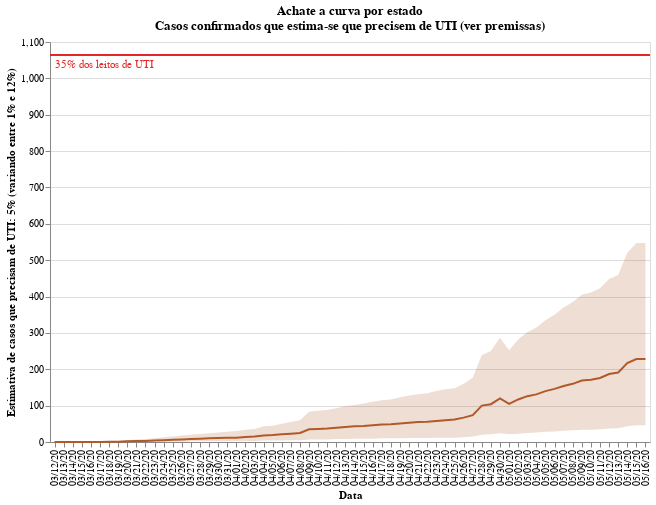

Notebook cell for this chart:
### Code cell
#hide_input
input_dropdown = alt.binding_select(options=df[STATE_COLUMN].unique())
selection = alt.selection_single(
    fields=[STATE_COLUMN], 
    init={STATE_COLUMN:'SC'}, 
    bind=input_dropdown, 
    name=' ')
color = alt.condition(selection,
                    alt.Color(STATE_COLUMN+':N', 
                              scale=alt.Scale(scheme='Paired', reverse=True), legend=None),
                              alt.value('#ffbf79')
                     )

chart = alt.Chart(df).mark_line().encode(
    x=alt.X(DATE_COLUMN+':O', axis=alt.Axis(title=DATE_COLUMN)),
    y=alt.Y(CASES_NEED_ICU_COLUMN+':Q', axis=alt.Axis(
        title=["Estimativa de casos que precisam de UTI: {:.0f}".format(CASES_NEED_ICU*100)+"% (variando entre {:.0f}".format(LOWER_BOUND_ICU_NEED*100)+"% e {:.0f}".format(UPPER_BOUND_ICU_NEED*100)+"%)"])),
    color=color,
    tooltip=[
        DATE_COLUMN, 
        STATE_COLUMN, 
        CASES_NEED_ICU_COLUMN
    ],
    order=alt.Order(
    STATE_COLUMN,
    sort='ascending'
    )
).properties(
    title=[
        "Achate a curva por estado",
        "Casos confirmados que estima-se que precisem de UTI (ver premissas)"
    ]
).add_selection(
    selection
).transform_filter(
    selection
)

shades = alt.Chart(df).mark_area().encode(
    x=DATE_COLUMN+':O',
    y=LOWER_BOUND_ICU_NEED_STR+":Q",
    y2=UPPER_BOUND_ICU_NEED_STR+':Q',
    color=color,
    opacity = alt.condition(selection, alt.value(0.2), alt.value(0.5))
).transform_filter(
    selection
)

x1line = alt.Chart(src_icus).mark_rule(color='#e42726', strokeWidth=2).encode(
    y=ICUS_COLUMN+':Q'
).transform_filter(
    selection
)

text1 = alt.Chart(src_icus).mark_text(align='left', x=5, dy=10, color='#e42726', strokeWidth=1).encode(
    y=ICUS_COLUMN+':Q',
    text=alt.value("{:.0f}".format(AVAILABLE_PERCENTAGE_ICU*100)+"% dos leitos de UTI")   
).transform_filter(
    selection
)

plot = chart.properties(width=CHART_WIDTH, height=CHART_HEIGHT) + x1line + text1 + shades
plot

### Figure 1 — Vega-Lite specification as saved in the notebook (floating-point values rounded to 4 significant figures; data arrays with more than 128 entries replaced by an {"elided": "..."} marker saying what was removed)
{"config": {"view": {"continuousWidth": 400, "continuousHeight": 300}}, "layer": [{"data": {"name": "data-c32d37b747ddd50a45ca944c572e3155"}, "mark": "line", "encoding": {"color": {"condition": {"type": "nominal", "field": "Estado", "legend": null, "scale": {"reverse": true, "scheme": "Paired"}, "selection": " "}, "value": "#ffbf79"}, "order": {"type": "nominal", "field": "Estado", "sort": "ascending"}, "tooltip": [{"type": "nominal", "field": "Data"}, {"type": "nominal", "field": "Estado"}, {"type": "quantitative", "field": "5% dos casos confirmados"}], "x": {"type": "ordinal", "axis": {"title": "Data"}, "field": "Data"}, "y": {"type": "quantitative", "axis": {"title": ["Estimativa de casos que precisam de UTI: 5% (variando entre 1% e 12%)"]}, "field": "5% dos casos confirmados"}}, "height": 400, "selection": {" ": {"type": "single", "fields": ["Estado"], "init": {"Estado": "SC"}, "bind": {"input": "select", "options": ["SP", "ES", "RJ", "BA", "DF", "AL", "MG", "RS", "PE", "GO", "PB", "RN", "SC", "PR", "AM", "SE", "MS", "CE", "AC", "TO", "PA", "PI", "MA", "AP", "MT", "RO", "RR"]}}}, "title": ["Achate a curva por estado", "Casos confirmados que estima-se que precisem de UTI (ver premissas)"], "transform": [{"filter": {"selection": " "}}], "width": 600}, {"data": {"name": "data-7775f4e8d8ffd1f4b597b97dbc3694fc"}, "mark": {"type": "rule", "color": "#e42726", "strokeWidth": 2}, "encoding": {"y": {"type": "quantitative", "field": "ICUs"}}, "transform": [{"filter": {"selection": " "}}]}, {"data": {"name": "data-7775f4e8d8ffd1f4b597b97dbc3694fc"}, "mark": {"type": "text", "align": "left", "color": "#e42726", "dy": 10, "strokeWidth": 1, "x": 5}, "encoding": {"text": {"value": "35% dos leitos de UTI"}, "y": {"type": "quantitative", "field": "ICUs"}}, "transform": [{"filter": {"selection": " "}}]}, {"data": {"name": "data-c32d37b747ddd50a45ca944c572e3155"}, "mark": "area", "encoding": {"color": {"condition": {"type": "nominal", "field": "Estado", "legend": null, "scale": {"reverse": true, "scheme": "Paired"}, "selection": " "}, "value": "#ffbf79"}, "opacity": {"condition": {"value": 0.2, "selection": " "}, "value": 0.5}, "x": {"type": "ordinal", "field": "Data"}, "y": {"type": "quantitative", "field": "Limite inferior de necessidade de UTI"}, "y2": {"field": "Limite superior de necessidade de UTI"}}, "transform": [{"filter": {"selection": " "}}]}], "$schema": "https://vega.github.io/schema/vega-lite/v4.8.1.json", "datasets": {"data-c32d37b747ddd50a45ca944c572e3155": {"elided": "1703 records"}, "data-7775f4e8d8ffd1f4b597b97dbc3694fc": [{"Estado": "AC", "Vacinas distribuidas - influenza": 329100.0, "Vacinas aplicadas - influenza ": 114600.0, "Mascara cirúrgica": 111600, "Mascara N95": 8300, "Alcool em gel - L": 2333.0, "Avental": 8283, "Teste rápido": 17480, "Luvas": 109700, "Óculos e protetor facial": 790, "Touca e sapatilha": 62400, "Cloroquina - comprimidos": 18000.0, "Oseltamivir - cápsulas": 40510.0, "Teste PCR": 69720.0, "Leitos locados": 10.0, "ICUs": 58.0, "Respiradores distribuidos": 0.0, "UTI adulto SUS": 43.0, "Uti adulto não SUS": 15.0, "Leitos UTI habilitados": 10.0, "Mais Médicos": 153.0}, {"Estado": "AL", "Vacinas distribuidas - influenza": 1332000.0, "Vacinas aplicadas - influenza ": 580300.0, "Mascara cirúrgica": 382000, "Mascara N95": 32550, "Alcool em gel - L": 7208.0, "Avental": 26390, "Teste rápido": 71180, "Luvas": 364348, "Óculos e protetor facial": 2540, "Touca e sapatilha": 215800, "Cloroquina - comprimidos": 31500.0, "Oseltamivir - cápsulas": 64000.0, "Teste PCR": 84000.0, "Leitos locados": 10.0, "ICUs": 426.0, "Respiradores distribuidos": 0.0, "UTI adulto SUS": 315.0, "Uti adulto não SUS": 111.0, "Leitos UTI habilitados": 139.0, "Mais Médicos": 201.0}, {"Estado": "AM", "Vacinas distribuidas - influenza": 1399000.0, "Vacinas aplicadas - influenza ": 387300.0, "Mascara cirúrgica": 547200, "Mascara N95": 83600, "Alcool em gel - L": 19520.0, "Avental": 96333, "Teste rápido": 176930, "Luvas": 456748, "Óculos e protetor facial": 7840, "Touca e sapatilha": 353400, "Cloroquina - comprimidos": 171000.0, "Oseltamivir - cápsulas": 267100.0, "Teste PCR": 85530.0, "Leitos locados": 10.0, "ICUs": 450.0, "Respiradores distribuidos": 90.0, "UTI adulto SUS": 356.0, "Uti adulto não SUS": 94.0, "Leitos UTI habilitados": 186.0, "Mais Médicos": 423.0}, {"Estado": "AP", "Vacinas distribuidas - influenza": 253700.0, "Vacinas aplicadas - influenza ": 98900.0, "Mascara cirúrgica": 116900, "Mascara N95": 7800, "Alcool em gel - L": 2063.0, "Avental": 7514, "Teste rápido": 15300, "Luvas": 268800, "Óculos e protetor facial": 1120, "Touca e sapatilha": 61100, "Cloroquina - comprimidos": 37000.0, "Oseltamivir - cápsulas": 8270.0, "Teste PCR": 83780.0, "Leitos locados": 10.0, "ICUs": 78.0, "Respiradores distribuidos": 45.0, "UTI adulto SUS": 44.0, "Uti adulto não SUS": 34.0, "Leitos UTI habilitados": 32.0, "Mais Médicos": 109.0}, {"Estado": "BA", "Vacinas distribuidas - influenza": 5326000.0, "Vacinas aplicadas - influenza ": 2535000.0, "Mascara cirúrgica": 1766200, "Mascara N95": 146350, "Alcool em gel - L": 32200.0, "Avental": 121384, "Teste rápido": 345480, "Luvas": 1666496, "Óculos e protetor facial": 11840, "Touca e sapatilha": 955900, "Cloroquina - comprimidos": 41000.0, "Oseltamivir - cápsulas": 176700.0, "Teste PCR": 103500.0, "Leitos locados": 40.0, "ICUs": 1573.0, "Respiradores distribuidos": 0.0, "UTI adulto SUS": 869.0, "Uti adulto não SUS": 704.0, "Leitos UTI habilitados": 95.0, "Mais Médicos": 1482.0}, {"Estado": "CE", "Vacinas distribuidas - influenza": 3110000.0, "Vacinas aplicadas - influenza ": 1539000.0, "Mascara cirúrgica": 1076700, "Mascara N95": 81950, "Alcool em gel - L": 19570.0, "Avental": 70154, "Teste rápido": 259320, "Luvas": 1014096, "Óculos e protetor facial": 7600, "Touca e sapatilha": 582500, "Cloroquina - comprimidos": 302000.0, "Oseltamivir - cápsulas": 372600.0, "Teste PCR": 112600.0, "Leitos locados": 20.0, "ICUs": 1002.0, "Respiradores distribuidos": 75.0, "UTI adulto SUS": 630.0, "Uti adulto não SUS": 372.0, "Leitos UTI habilitados": 200.0, "Mais Médicos": 1195.0}, {"Estado": "DF", "Vacinas distribuidas - influenza": 1036000.0, "Vacinas aplicadas - influenza ": 671500.0, "Mascara cirúrgica": 658500, "Mascara N95": 66650, "Alcool em gel - L": 15450.0, "Avental": 43865, "Teste rápido": 98120, "Luvas": 477100, "Óculos e protetor facial": 5220, "Touca e sapatilha": 223200, "Cloroquina - comprimidos": 72000.0, "Oseltamivir - cápsulas": 54960.0, "Teste PCR": 113500.0, "Leitos locados": 10.0, "ICUs": 997.0, "Respiradores distribuidos": 0.0, "UTI adulto SUS": 261.0, "Uti adulto não SUS": 736.0, "Leitos UTI habilitados": 80.0, "Mais Médicos": 88.0}, {"Estado": "ES", "Vacinas distribuidas - influenza": 1375000.0, "Vacinas aplicadas - influenza ": 816200.0, "Mascara cirúrgica": 475000, "Mascara N95": 43000, "Alcool em gel - L": 9488.0, "Avental": 34115, "Teste rápido": 93860, "Luvas": 450248, "Óculos e protetor facial": 3440, "Touca e sapatilha": 261900, "Cloroquina - comprimidos": 78000.0, "Oseltamivir - cápsulas": 116900.0, "Teste PCR": 90490.0, "Leitos locados": 10.0, "ICUs": 804.0, "Respiradores distribuidos": 10.0, "UTI adulto SUS": 406.0, "Uti adulto não SUS": 398.0, "Leitos UTI habilitados": 88.0, "Mais Médicos": 377.0}, {"Estado": "GO", "Vacinas distribuidas - influenza": 2430000.0, "Vacinas aplicadas - influenza ": 1317000.0, "Mascara cirúrgica": 798400, "Mascara N95": 61850, "Alcool em gel - L": 13820.0, "Avental": 53608, "Teste rápido": 148560, "Luvas": 722896, "Óculos e protetor facial": 5080, "Touca e sapatilha": 446000, "Cloroquina - comprimidos": 14000.0, "Oseltamivir - cápsulas": 50150.0, "Teste PCR": 86700.0, "Leitos locados": 20.0, "ICUs": 1200.0, "Respiradores distribuidos": 0.0, "UTI adulto SUS": 675.0, "Uti adulto não SUS": 525.0, "Leitos UTI habilitados": 159.0, "Mais Médicos": 609.0}, {"Estado": "MA", "Vacinas distribuidas - influenza": 2463000.0, "Vacinas aplicadas - influenza ": 1214000.0, "Mascara cirúrgica": 830300, "Mascara N95": 66650, "Alcool em gel - L": 14850.0, "Avental": 55822, "Teste rápido": 146300, "Luvas": 744396, "Óculos e protetor facial": 5430, "Touca e sapatilha": 448400, "Cloroquina - comprimidos": 98000.0, "Oseltamivir - cápsulas": 43570.0, "Teste PCR": 86210.0, "Leitos locados": 20.0, "ICUs": 682.0, "Respiradores distribuidos": 0.0, "UTI adulto SUS": 413.0, "Uti adulto não SUS": 269.0, "Leitos UTI habilitados": 110.0, "Mais Médicos": 674.0}, {"Estado": "MD", "Vacinas distribuidas - influenza": null, "Vacinas aplicadas - influenza ": null, "Mascara cirúrgica": 250500, "Mascara N95": 31500, "Alcool em gel - L": 1393.0, "Avental": 15775, "Teste rápido": 0, "Luvas": 98896, "Óculos e protetor facial": 120, "Touca e sapatilha": 106000, "Cloroquina - comprimidos": null, "Oseltamivir - cápsulas": null, "Teste PCR": null, "Leitos locados": null, "ICUs": null, "Respiradores distribuidos": null, "UTI adulto SUS": null, "Uti adulto não SUS": null, "Leitos UTI habilitados": null, "Mais Médicos": null}, {"Estado": "MG", "Vacinas distribuidas - influenza": 6951000.0, "Vacinas aplicadas - influenza ": 4762000.0, "Mascara cirúrgica": 2713300, "Mascara N95": 245350, "Alcool em gel - L": 53980.0, "Avental": 192539, "Teste rápido": 551500, "Luvas": 2412684, "Óculos e protetor facial": 18910, "Touca e sapatilha": 1374000, "Cloroquina - comprimidos": 85000.0, "Oseltamivir - cápsulas": 609900.0, "Teste PCR": 160600.0, "Leitos locados": 50.0, "ICUs": 3151.0, "Respiradores distribuidos": 0.0, "UTI adulto SUS": 2068.0, "Uti adulto não SUS": 1083.0, "Leitos UTI habilitados": 55.0, "Mais Médicos": 1178.0}, {"Estado": "MJ", "Vacinas distribuidas - influenza": null, "Vacinas aplicadas - influenza ": null, "Mascara cirúrgica": 1323850, "Mascara N95": 89150, "Alcool em gel - L": 22420.0, "Avental": 42635, "Teste rápido": 0, "Luvas": 2073496, "Óculos e protetor facial": 120, "Touca e sapatilha": 31300, "Cloroquina - comprimidos": null, "Oseltamivir - cápsulas": null, "Teste PCR": null, "Leitos locados": null, "ICUs": null, "Respiradores distribuidos": null, "UTI adulto SUS": null, "Uti adulto não SUS": null, "Leitos UTI habilitados": null, "Mais Médicos": null}, {"Estado": "MS", "Vacinas distribuidas - influenza": 1042000.0, "Vacinas aplicadas - influenza ": 494500.0, "Mascara cirúrgica": 347500, "Mascara N95": 33850, "Alcool em gel - L": 7730.0, "Avental": 26692, "Teste rápido": 66240, "Luvas": 335648, "Óculos e protetor facial": 2680, "Touca e sapatilha": 186200, "Cloroquina - comprimidos": 16000.0, "Oseltamivir - cápsulas": 145700.0, "Teste PCR": 95630.0, "Leitos locados": 10.0, "ICUs": 432.0, "Respiradores distribuidos": 0.0, "UTI adulto SUS": 269.0, "Uti adulto não SUS": 163.0, "Leitos UTI habilitados": 80.0, "Mais Médicos": 191.0}, {"Estado": "MT", "Vacinas distribuidas - influenza": 1177000.0, "Vacinas aplicadas - influenza ": 445900.0, "Mascara cirúrgica": 406900, "Mascara N95": 33200, "Alcool em gel - L": 7414.0, "Avental": 27333, "Teste rápido": 70240, "Luvas": 422148, "Óculos e protetor facial": 4360, "Touca e sapatilha": 226700, "Cloroquina - comprimidos": 15000.0, "Oseltamivir - cápsulas": 67190.0, "Teste PCR": 74210.0, "Leitos locados": 10.0, "ICUs": 591.0, "Respiradores distribuidos": 0.0, "UTI adulto SUS": 208.0, "Uti adulto não SUS": 383.0, "Leitos UTI habilitados": 10.0, "Mais Médicos": 223.0}, {"Estado": "PA", "Vacinas distribuidas - influenza": 2537000.0, "Vacinas aplicadas - influenza ": 873400.0, "Mascara cirúrgica": 937900, "Mascara N95": 89000, "Alcool em gel - L": 15060.0, "Avental": 99557, "Teste rápido": 172940, "Luvas": 869196, "Óculos e protetor facial": 8660, "Touca e sapatilha": 579900, "Cloroquina - comprimidos": 215000.0, "Oseltamivir - cápsulas": 98680.0, "Teste PCR": 165700.0, "Leitos locados": 20.0, "ICUs": 661.0, "Respiradores distribuidos": 80.0, "UTI adulto SUS": 400.0, "Uti adulto não SUS": 261.0, "Leitos UTI habilitados": 52.0, "Mais Médicos": 751.0}, {"Estado": "PB", "Vacinas distribuidas - influenza": 1595000.0, "Vacinas aplicadas - influenza ": 808400.0, "Mascara cirúrgica": 470000, "Mascara N95": 40400, "Alcool em gel - L": 9273.0, "Avental": 33776, "Teste rápido": 103940, "Luvas": 442748, "Óculos e protetor facial": 3500, "Touca e sapatilha": 261400, "Cloroquina - comprimidos": 25000.0, "Oseltamivir - cápsulas": 42500.0, "Teste PCR": 84750.0, "Leitos locados": 10.0, "ICUs": 536.0, "Respiradores distribuidos": 20.0, "UTI adulto SUS": 372.0, "Uti adulto não SUS": 164.0, "Leitos UTI habilitados": 82.0, "Mais Médicos": 335.0}, {"Estado": "PE", "Vacinas distribuidas - influenza": 3493000.0, "Vacinas aplicadas - influenza ": 1688000.0, "Mascara cirúrgica": 1117000, "Mascara N95": 92950, "Alcool em gel - L": 20570.0, "Avental": 77339, "Teste rápido": 221300, "Luvas": 1025544, "Óculos e protetor facial": 7460, "Touca e sapatilha": 618400, "Cloroquina - comprimidos": 223000.0, "Oseltamivir - cápsulas": 74200.0, "Teste PCR": 118700.0, "Leitos locados": 20.0, "ICUs": 1647.0, "Respiradores distribuidos": 50.0, "UTI adulto SUS": 1026.0, "Uti adulto não SUS": 621.0, "Leitos UTI habilitados": 271.0, "Mais Médicos": 866.0}, {"Estado": "PI", "Vacinas distribuidas - influenza": 1323000.0, "Vacinas aplicadas - influenza ": 546800.0, "Mascara cirúrgica": 390800, "Mascara N95": 33450, "Alcool em gel - L": 7553.0, "Avental": 27327, "Teste rápido": 81160, "Luvas": 363448, "Óculos e protetor facial": 2980, "Touca e sapatilha": 226600, "Cloroquina - comprimidos": 20000.0, "Oseltamivir - cápsulas": 77410.0, "Teste PCR": 78760.0, "Leitos locados": 10.0, "ICUs": 293.0, "Respiradores distribuidos": 0.0, "UTI adulto SUS": 206.0, "Uti adulto não SUS": 87.0, "Leitos UTI habilitados": 66.0, "Mais Médicos": 326.0}, {"Estado": "PR", "Vacinas distribuidas - influenza": 4058000.0, "Vacinas aplicadas - influenza ": 2358000.0, "Mascara cirúrgica": 1423800, "Mascara N95": 127450, "Alcool em gel - L": 27450.0, "Avental": 99850, "Teste rápido": 290200, "Luvas": 1273792, "Óculos e protetor facial": 9740, "Touca e sapatilha": 750100, "Cloroquina - comprimidos": 62000.0, "Oseltamivir - cápsulas": 1148000.0, "Teste PCR": 102400.0, "Leitos locados": 30.0, "ICUs": 2444.0, "Respiradores distribuidos": 20.0, "UTI adulto SUS": 1656.0, "Uti adulto não SUS": 788.0, "Leitos UTI habilitados": 438.0, "Mais Médicos": 737.0}, {"Estado": "RJ", "Vacinas distribuidas - influenza": 5854000.0, "Vacinas aplicadas - influenza ": 3339000.0, "Mascara cirúrgica": 2299700, "Mascara N95": 268600, "Alcool em gel - L": 40010.0, "Avental": 145080, "Teste rápido": 448740, "Luvas": 10869436, "Óculos e protetor facial": 30800, "Touca e sapatilha": 1121800, "Cloroquina - comprimidos": 224000.0, "Oseltamivir - cápsulas": 292500.0, "Teste PCR": 378600.0, "Leitos locados": 40.0, "ICUs": 4008.0, "Respiradores distribuidos": 130.0, "UTI adulto SUS": 1247.0, "Uti adulto não SUS": 2761.0, "Leitos UTI habilitados": 72.0, "Mais Médicos": 558.0}, {"Estado": "RN", "Vacinas distribuidas - influenza": 1424000.0, "Vacinas aplicadas - influenza ": 716600.0, "Mascara cirúrgica": 432000, "Mascara N95": 35000, "Alcool em gel - L": 8087.0, "Avental": 29051, "Teste rápido": 85820, "Luvas": 387948, "Óculos e protetor facial": 2840, "Touca e sapatilha": 228100, "Cloroquina - comprimidos": 36000.0, "Oseltamivir - cápsulas": 61600.0, "Teste PCR": 90890.0, "Leitos locados": 10.0, "ICUs": 526.0, "Respiradores distribuidos": 0.0, "UTI adulto SUS": 306.0, "Uti adulto não SUS": 220.0, "Leitos UTI habilitados": 95.0, "Mais Médicos": 258.0}, {"Estado": "RO", "Vacinas distribuidas - influenza": 474000.0, "Vacinas aplicadas - influenza ": 222900.0, "Mascara cirúrgica": 202300, "Mascara N95": 17700, "Alcool em gel - L": 4184.0, "Avental": 14949, "Teste rápido": 31460, "Luvas": 216900, "Óculos e protetor facial": 1430, "Touca e sapatilha": 117000, "Cloroquina - comprimidos": 21000.0, "Oseltamivir - cápsulas": 77020.0, "Teste PCR": 80300.0, "Leitos locados": 10.0, "ICUs": 285.0, "Respiradores distribuidos": 0.0, "UTI adulto SUS": 213.0, "Uti adulto não SUS": 72.0, "Leitos UTI habilitados": 54.0, "Mais Médicos": 308.0}, {"Estado": "RR", "Vacinas distribuidas - influenza": 247000.0, "Vacinas aplicadas - influenza ": 56440.0, "Mascara cirúrgica": 80900, "Mascara N95": 6700, "Alcool em gel - L": 1704.0, "Avental": 4714, "Teste rápido": 10180, "Luvas": 73200, "Óculos e protetor facial": 510, "Touca e sapatilha": 40000, "Cloroquina - comprimidos": 20000.0, "Oseltamivir - cápsulas": 44280.0, "Teste PCR": 83820.0, "Leitos locados": 0.0, "ICUs": 25.0, "Respiradores distribuidos": 0.0, "UTI adulto SUS": 17.0, "Uti adulto não SUS": 8.0, "Leitos UTI habilitados": 0.0, "Mais Médicos": 140.0}, {"Estado": "RS", "Vacinas distribuidas - influenza": 4686000.0, "Vacinas aplicadas - influenza ": 2818000.0, "Mascara cirúrgica": 1675650, "Mascara N95": 149700, "Alcool em gel - L": 32680.0, "Avental": 108684, "Teste rápido": 393360, "Luvas": 1483292, "Óculos e protetor facial": 10960, "Touca e sapatilha": 757800, "Cloroquina - comprimidos": 47000.0, "Oseltamivir - cápsulas": 1170000.0, "Teste PCR": 106900.0, "Leitos locados": 30.0, "ICUs": 1660.0, "Respiradores distribuidos": 0.0, "UTI adulto SUS": 1015.0, "Uti adulto não SUS": 645.0, "Leitos UTI habilitados": 30.0, "Mais Médicos": 864.0}, {"Estado": "SC", "Vacinas distribuidas - influenza": 2506000.0, "Vacinas aplicadas - influenza ": 1464000.0, "Mascara cirúrgica": 895600, "Mascara N95": 80200, "Alcool em gel - L": 17620.0, "Avental": 63154, "Teste rápido": 173920, "Luvas": 812096, "Óculos e protetor facial": 6150, "Touca e sapatilha": 469700, "Cloroquina - comprimidos": 49000.0, "Oseltamivir - cápsulas": 1236000.0, "Teste PCR": 103900.0, "Leitos locados": 20.0, "ICUs": 1064.0, "Respiradores distribuidos": 17.0, "UTI adulto SUS": 760.0, "Uti adulto não SUS": 304.0, "Leitos UTI habilitados": 227.0, "Mais Médicos": 350.0}, {"Estado": "SE", "Vacinas distribuidas - influenza": 799700.0, "Vacinas aplicadas - influenza ": 384600.0, "Mascara cirúrgica": 285200, "Mascara N95": 23900, "Alcool em gel - L": 5590.0, "Avental": 19439, "Teste rápido": 52060, "Luvas": 270200, "Óculos e protetor facial": 1880, "Touca e sapatilha": 150700, "Cloroquina - comprimidos": 14500.0, "Oseltamivir - cápsulas": 31620.0, "Teste PCR": 102600.0, "Leitos locados": 10.0, "ICUs": 295.0, "Respiradores distribuidos": 0.0, "UTI adulto SUS": 200.0, "Uti adulto não SUS": 95.0, "Leitos UTI habilitados": 54.0, "Mais Médicos": 180.0}, {"Estado": "SP", "Vacinas distribuidas - influenza": 16610000.0, "Vacinas aplicadas - influenza ": 10460000.0, "Mascara cirúrgica": 5885550, "Mascara N95": 510250, "Alcool em gel - L": 113600.0, "Avental": 438117, "Teste rápido": 1192700, "Luvas": 5669240, "Óculos e protetor facial": 41700, "Touca e sapatilha": 2983700, "Cloroquina - comprimidos": 986000.0, "Oseltamivir - cápsulas": 2097000.0, "Teste PCR": 264300.0, "Leitos locados": 80.0, "ICUs": 9269.0, "Respiradores distribuidos": 0.0, "UTI adulto SUS": 4480.0, "Uti adulto não SUS": 4789.0, "Leitos UTI habilitados": 974.0, "Mais Médicos": 1792.0}, {"Estado": "TO", "Vacinas distribuidas - influenza": 544100.0, "Vacinas aplicadas - influenza ": 237000.0, "Mascara cirúrgica": 204100, "Mascara N95": 21720, "Alcool em gel - L": 4839.0, "Avental": 16098, "Teste rápido": 39180, "Luvas": 195500, "Óculos e protetor facial": 1580, "Touca e sapatilha": 108200, "Cloroquina - comprimidos": 11000.0, "Oseltamivir - cápsulas": 19000.0, "Teste PCR": 73300.0, "Leitos locados": 10.0, "ICUs": 161.0, "Respiradores distribuidos": 0.0, "UTI adulto SUS": 109.0, "Uti adulto não SUS": 52.0, "Leitos UTI habilitados": 36.0, "Mais Médicos": 133.0}]}}
